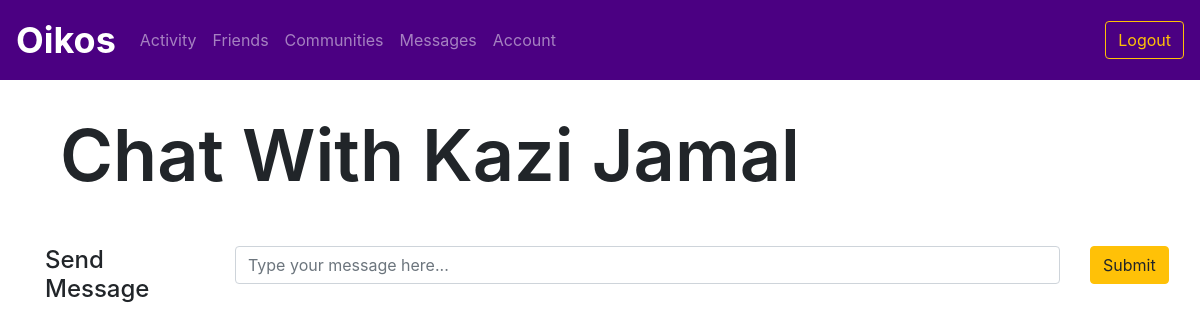
Before: /messages/1 (signed in) with the older database file.
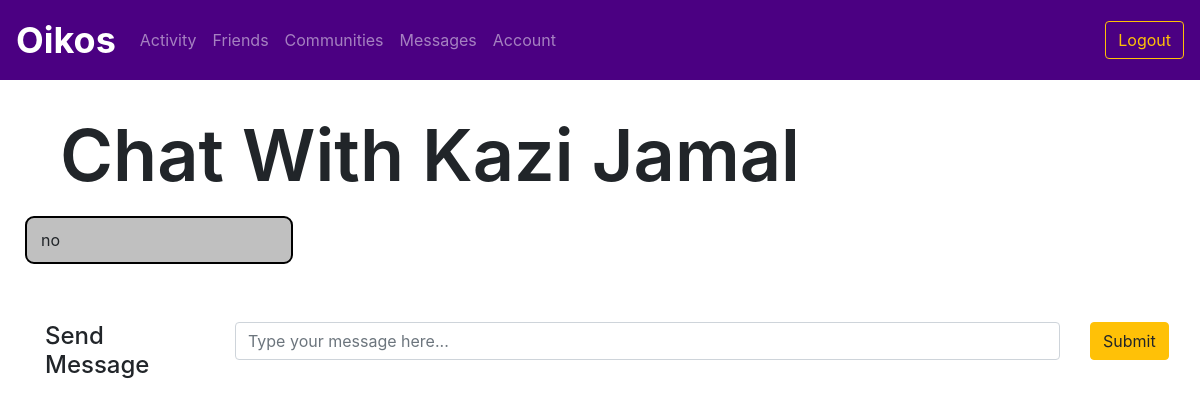
After: the same page with the newer database file.
### utl/models.py (models this page shows)
class User(db.Model):
    userID = db.Column(db.Integer, primary_key=True)
    email = db.Column(db.Text, unique=True, nullable=False)
    password = db.Column(db.Text, nullable=False)
    firstName = db.Column(db.Text, nullable=False)
    lastName = db.Column(db.Text, nullable=False)
    displayName = db.Column(db.Text, nullable=False)
    grade = db.Column(db.Text, nullable=False)

class Message(db.Model):
    messageID = db.Column(db.Integer, primary_key=True)
    senderID = db.Column(db.Integer, nullable=False)
    receiverID = db.Column(db.Integer, nullable=False)
    content = db.Column(db.Text, nullable=False)
    timestamp = db.Column(db.DateTime, nullable=False, default=datetime.utcnow)

### app.py (the view)
@app.route("/messages/<contactID>")
@login_required
def chat(contactID):
    contact = usersfunctions.getUser(contactID)
    chat = messagesfunctions.getMessages(session['userID'], contactID)
    return render_template("chat.html", userID = session['userID'], contact=contact, messages=chat)

### app.py (called while the page is built)
def login_required(f):
    @wraps(f)
    def decorated_function(*args, **kwargs):
        if "userID" not in session:
            return redirect(url_for('login'))
        return f(*args, **kwargs)
    return decorated_function

### utl/messages.py (called while the page is built)
def getMessages(userID, contactID):
    messages = Message.query.filter(((Message.senderID==userID) & (Message.receiverID==contactID)) | ((Message.senderID==contactID) & (Message.receiverID==userID))).order_by(Message.timestamp.asc())
    return messages

### utl/users.py (called while the page is built)
def getUser(userID):
    user = User.query.filter_by(userID=userID).first()
    return user

### templates/chat.html (shortened to what this page needs)
{% extends "logbase.html" %}
{% block body %}
    <div class="content">
        <h1 class="display-3" style="font-weight: 600; padding-left: 5vw; padding-top: 5vh;">Chat With {{ contact.displayName }}</h1>
    </div>
    <div class="container">
        <div class="chat-panel">
            {% for message in messages %}
                {% if message.senderID == userID %}
                    <div class="row no-gutters">
                        <div class="col-md-3 offset-md-9">
                            <div class="chat-bubble-right">
                                {{ message.content }}
                            </div>
                        </div>
                    </div>
                {% else %}
                    <div class="row no-gutters">
                        <div class="col-md-3">
                            <div class="chat-bubble-left">
                                {{ message.content }}
                            </div>
                        </div>
                    </div>
                {% endif %}
            {% endfor %}
          </div>
        </div>
    <div class="container my-5">
        <form action="/sendmessage/{{ contact.userID }}" method="POST">
            <div class="row">
                <div class="col-md-2">
                    <h4>Send Message</h4>
                </div>
                <div class="col-md-9">
                    <input name="content" type="text" class="form-control" id="content" aria-describedby="content" placeholder="Type your message here...">
                </div>
                <div class="col-md-1">
                    <button type="submit" class="btn btn-warning">Submit</button>
                </div>
            </div>
        </form>
    </div>
{% endblock %}

### templates/logbase.html
{% extends "base.html" %}
{% block profile %}
<li class="nav-item">
    <a class="nav-item nav-link" href="/feed">Activity</a></li>
<li class="nav-item">
    <a class="nav-item nav-link" href="/friends">Friends</a></li>
<li class="nav-item">
    <a class="nav-item nav-link" href="/communities">Communities</a></li>
<li class="nav-item">
    <a class="nav-item nav-link" href="/messages">Messages</a></li>
<li class="nav-item">
    <a class="nav-item nav-link" href="/me">Account</a></li>
{% endblock %}
{% block loginoptions %}
<form class="form-inline my-2 my-lg-0" action="/logout">
    <button class="btn btn-outline-warning my-2 my-sm-0" type="submit">Logout</button>
</form>
{% endblock %}

### templates/base.html (shortened to what this page needs)
<!DOCTYPE html>
  <html>
  <head>
    <link rel="stylesheet" href="https://stackpath.bootstrapcdn.com/bootstrap/4.4.1/css/bootstrap.min.css"
>
    <link rel="stylesheet" href="../static/css/style.css">
  </head>
  <body>
      <header>
        <nav class="navbar fixed-top navbar-expand-lg navbar-dark bg-primary">
        <a class="navbar-brand" href="/dashboard"><b>Oikos</b></a>
        <div class="collapse navbar-collapse" id="navbarContent">
          <ul class="navbar-nav mr-auto">
            {% block profile %}{% endblock %}
          </ul>
          {% block loginoptions %} {% endblock %}
        </div>
    </nav>
    <br>
    <br>
    <br>
</header>
    {% block body %} {% endblock %}
  </body>
</html>

### static/css/style.css (style rules this page uses)
.bg-primary { background-color: indigo !important; }
.nav-item { color: white; }
.navbar .navbar-brand { font-size: 36px; }
.chat-bubble-left { padding: 10px 14px; background: silver; margin: 10px 30px; border-radius: 9px; position: relative; left: 0; border: 2px solid black; margin-left: -20px; }

Changed rows visible on the page:
added Message: content "no"
